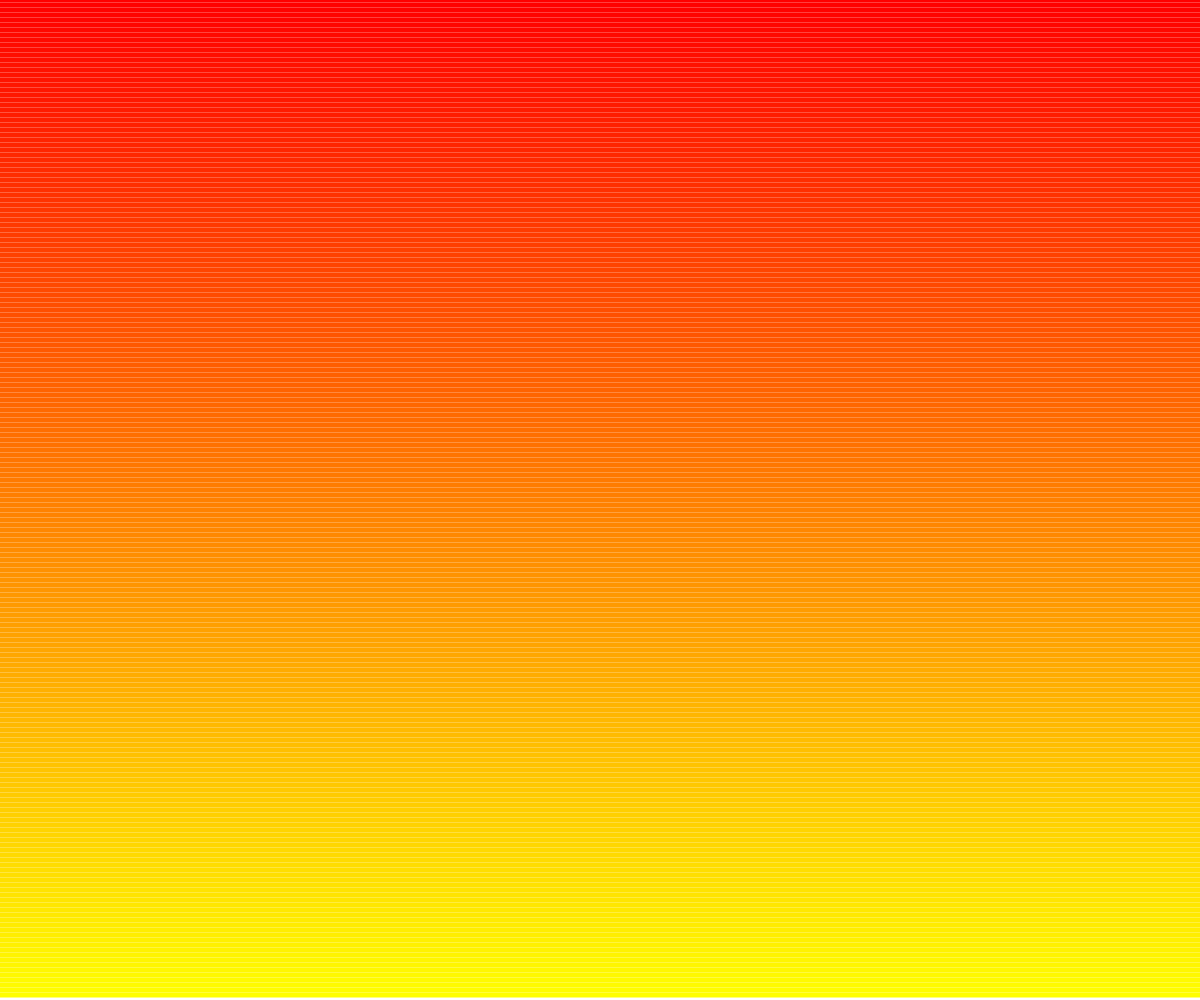
Frame 1 (no input)
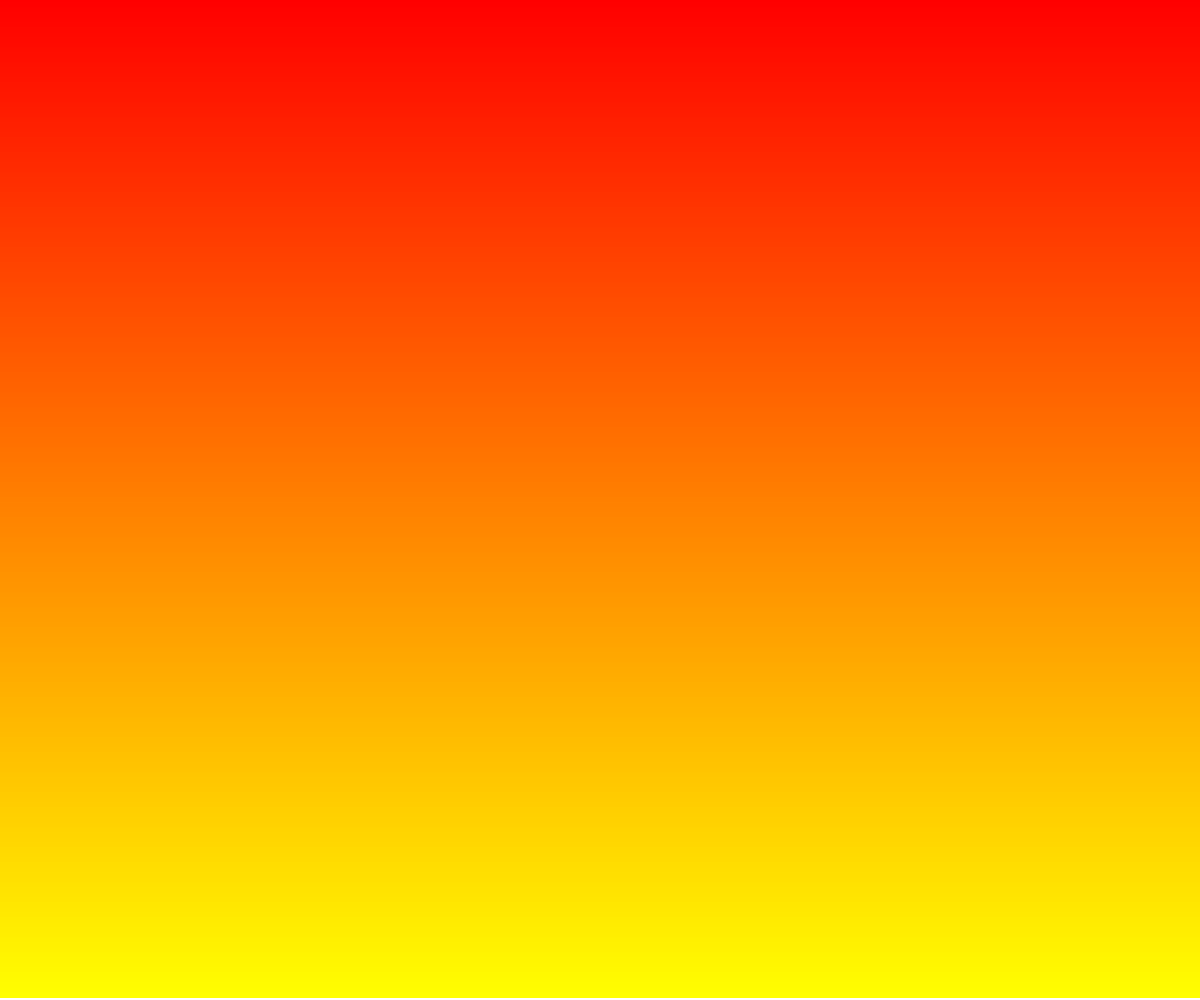
Frame 60 (no input)
Frame 120 (the mouse pressed at the canvas centre since frame 60): identical to frame 60, image omitted

The p5.js sketch that drew these frames (run headless with seeded random() and noise() and a simulated clock; from frame 60 on, the mouse is pressed at the canvas centre):

// p5.js sketch
// ── sketch.js


function setup() {
  createCanvas(windowWidth, windowHeight);
  colorMode(HSB);
}

function draw() {

  // this for loop increments y from 0 to the height of the canvas
  // it draws a line every 5 pixels, and changes the hue of the stroke color
  // to create a gradient effect
  for(let y = 0;y<height;y+=5){
    let hue = map(y,0,height,0,60);
    stroke(hue,100,100);
    strokeWeight(5);
    line(0,y,width,y);
  }
}

function mousePressed() {
	// this code runs ONCE when the mouse button goes down
	console.log("mouse button goes down");
}

function mouseReleased() {
	// this code runs ONCE when the mouse button goes up
	console.log("mouse button goes up");
}
